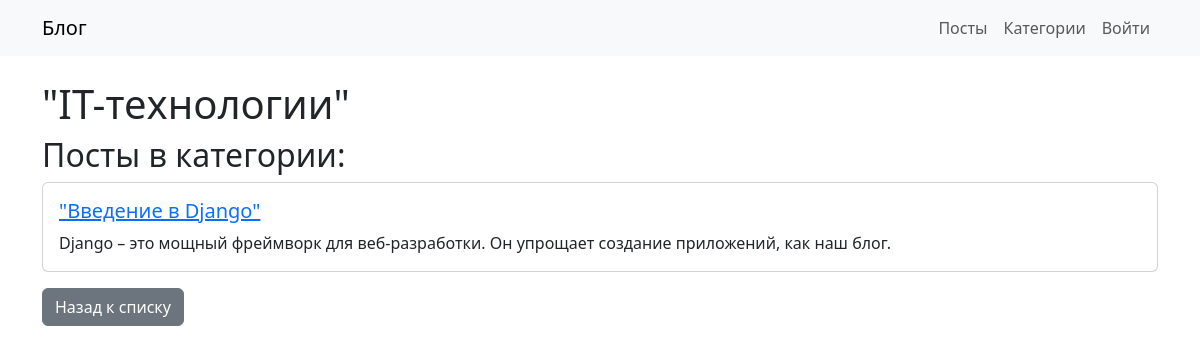
/categories/3/, run on an earlier commit of the app's database.
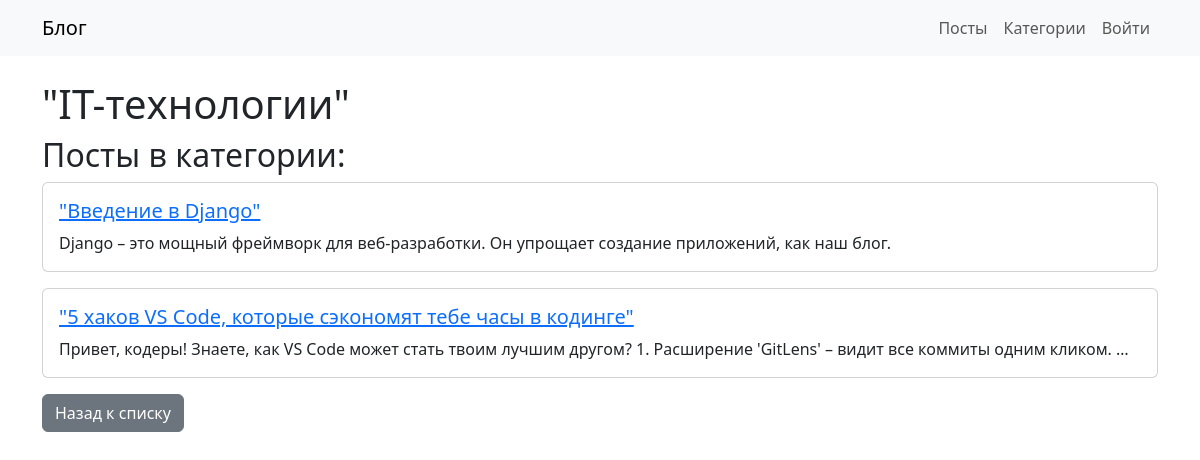
And on a later commit of the database.
### blog/models.py (models this page shows, shortened)
class Post(models.Model):
    title = models.CharField(max_length=200)
    text = models.TextField()
    author = models.ForeignKey(User, on_delete=models.CASCADE)
    categories = models.ManyToManyField(Category)
    created_at = models.DateTimeField(auto_now_add=True)

### blog/views.py (the view)
# urls.py: path('categories/<int:pk>/', CategoryDetailView.as_view(), name='category_detail'),
class CategoryDetailView(DetailView):
    model = Category
    template_name = 'blog/category_detail.html'
    context_object_name = 'category'

### templates/blog/category_detail.html (shortened to what this page needs)
{% extends 'blog/base.html' %}
{% block content %}
<h1>{{ category.name }}</h1>
<h2>Посты в категории:</h2>
{% for post in category.post_set.all %}
<div class="card mb-3">
    <div class="card-body">
        <h5 class="card-title"><a href="{% url 'post_detail' post.pk %}">{{ post.title }}</a></h5>
        <p class="card-text">{{ post.text|truncatewords:20 }}</p>
    </div>
</div>
{% empty %}
<p>Нет постов в этой категории.</p>
{% endfor %}
<a href="{% url 'category_list' %}" class="btn btn-secondary">Назад к списку</a>
{% endblock %}

What changed in the data, as far as the page shows it:
added Post: title "\"5 хаков VS Code, которые сэкономят тебе часы в кодинге\"", text "Привет, кодеры! Знаете, как VS Code может стать твоим лучшим другом? 1. Расширение 'GitLens' – видит все коммиты одним кликом. …"
